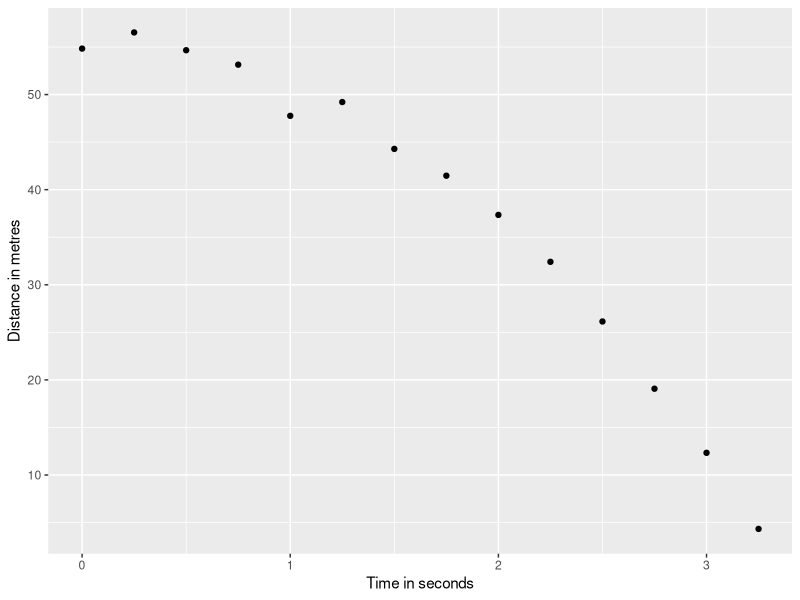
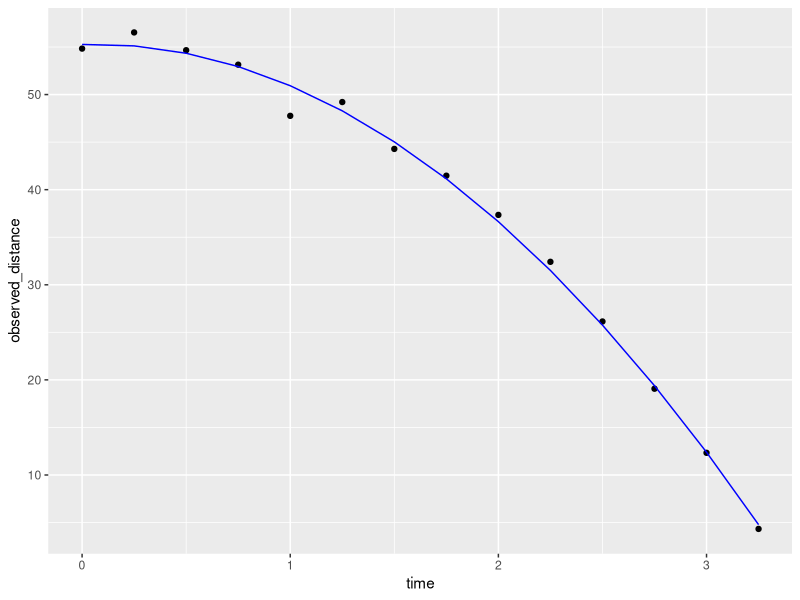

These charts were generated, in order, by the following R code:
# code to use dslabs function rfalling_object to generate simulations of dropping balls
library(dslabs)
library(tidyverse)
library(broom)
falling_object <- rfalling_object()

# code to draw the trajectory of the ball
falling_object %>%
  ggplot(aes(time, observed_distance)) + 
  geom_point() + 
  ylab("Distance in metres") + 
  xlab("Time in seconds")

# code to use the lm function to estimate the coefficients
fit <- falling_object %>%
  mutate(time_sq = time^2) %>%
  lm(observed_distance~time+time_sq, data = .)

tidy(fit)

# code to check if the estimated parabola fits the data
augment(fit) %>%
  ggplot() +
  geom_point(aes(time, observed_distance)) + 
  geom_line(aes(time, .fitted), col = "blue")

# code to see the summary statistic of the regression
tidy(fit, conf.int = TRUE)
